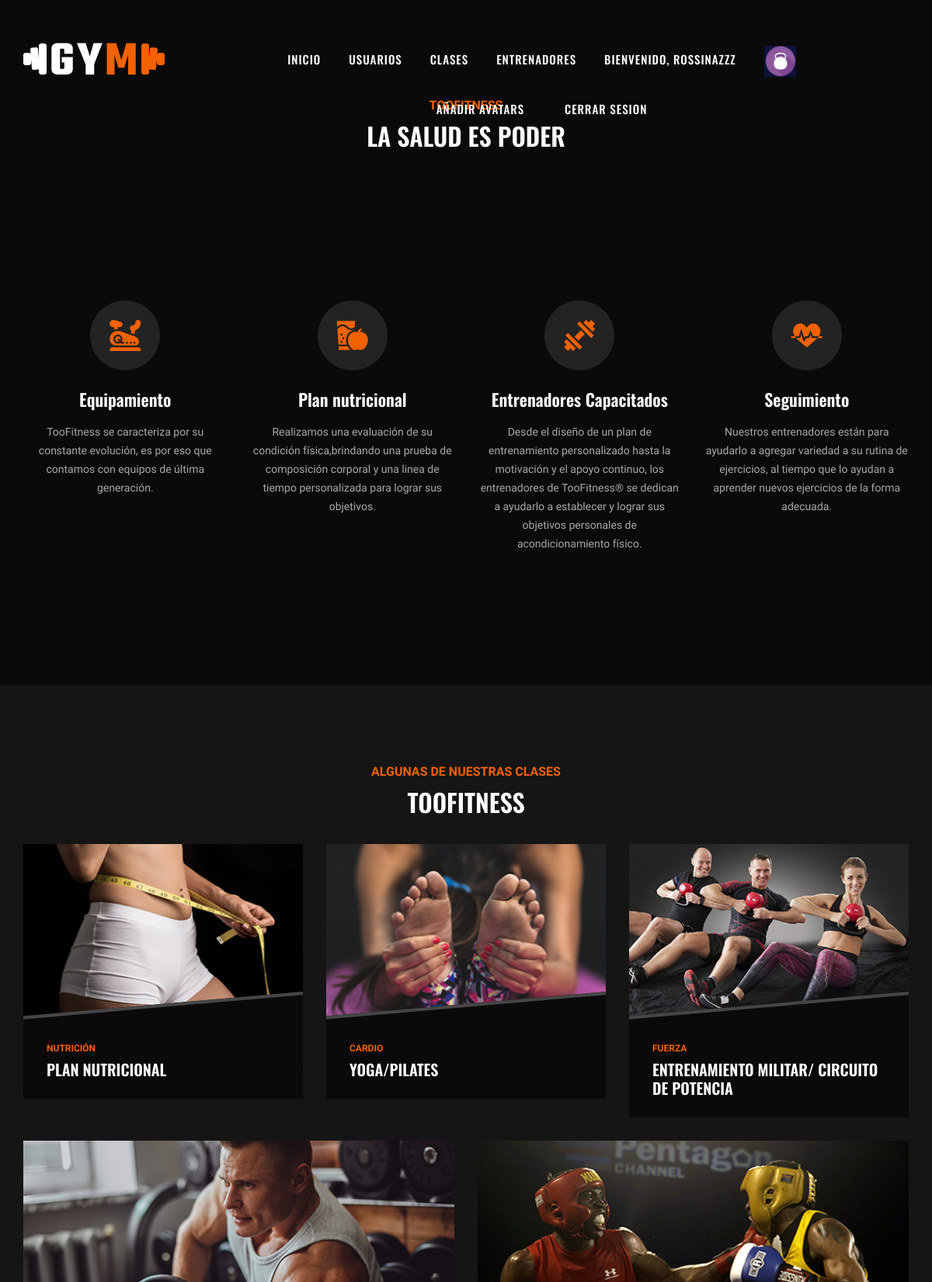
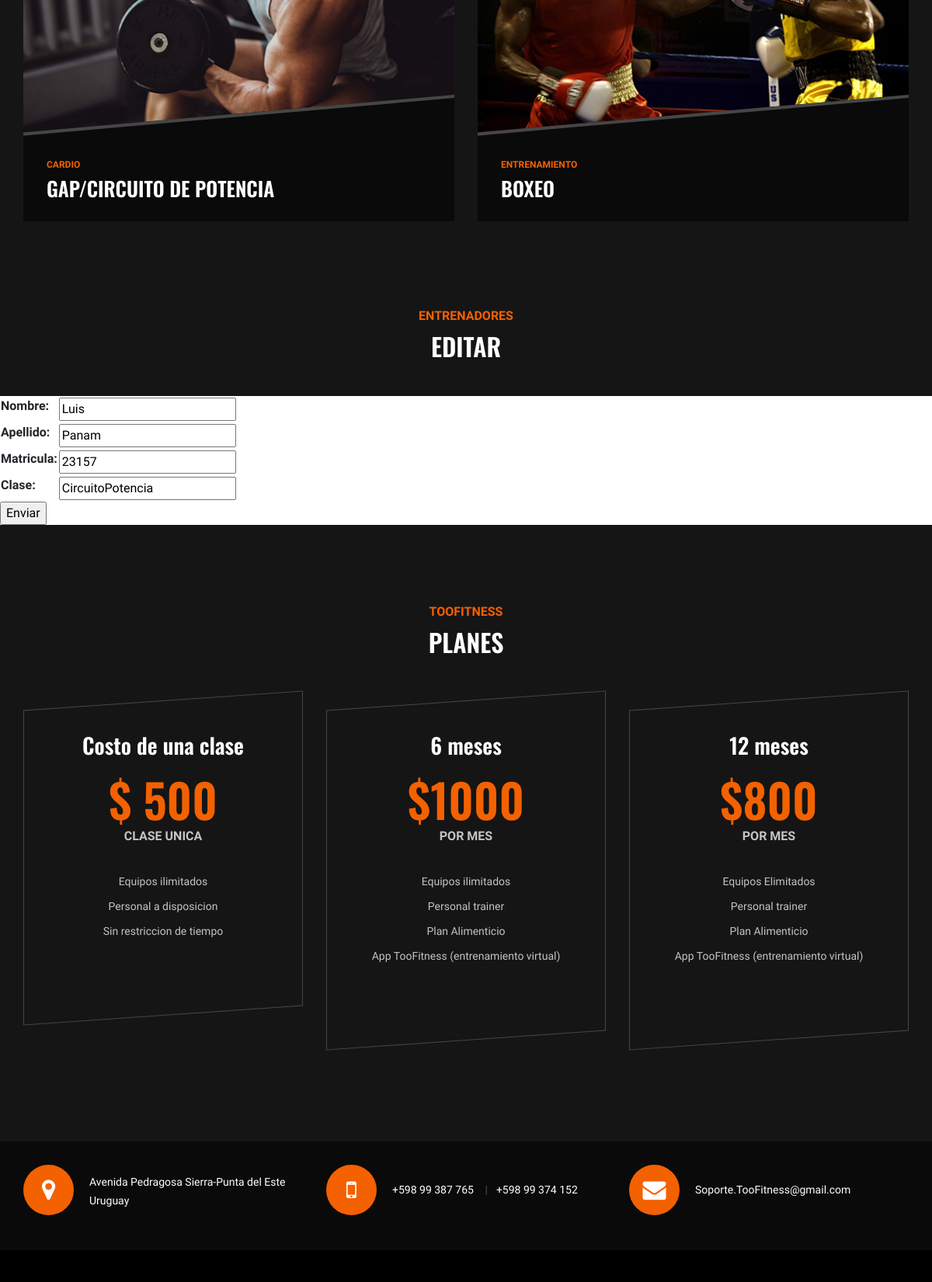
The app's page /FinalGym/editarentrenador/Luis (signed in, upper part) with its own data (2 pictures, top to bottom).
### FinalGym/models.py (models this page shows, shortened)
class Avatar(models.Model):
    user = models.ForeignKey(User, on_delete=models.CASCADE)
    imagen= models.ImageField(upload_to = 'avatares', null=True, blank=True)
    class Meta:
        verbose_name = 'Avatar'
        verbose_name_plural = 'Avatares'

class Entrenador(models.Model):
    nombre=models.CharField(max_length=30)
    apellido=models.CharField(max_length=30)
    matricula=models.IntegerField()
    clase=models.CharField(max_length=30, default="")
    class Meta:
        verbose_name = "Entrenador"
        verbose_name_plural = "Entrenadores"

### FinalGym/views.py (the view)
# urls.py: path("editarentrenador/<entrenador_nombre>", views.editarEntrenadores, name="EditarEntrenador"),
@login_required
def editarEntrenadores(request, entrenador_nombre):
    entrenador= Entrenador.objects.get(nombre=entrenador_nombre)
    if request.method == "POST":
        miFormulario= EntrenadorFormulario(request.POST)
        if miFormulario.is_valid():
            informacion= miFormulario.cleaned_data
            entrenador.nombre = informacion['nombre']
            entrenador.apellido = informacion['apellido']
            entrenador.matricula = informacion['matricula']
            entrenador.clase = informacion['clase']
            entrenador.save()
            return render(request, "FinalGym/inicio.html")
    else:
        miFormulario = EntrenadorFormulario(initial={'nombre':entrenador.nombre, 'apellido':entrenador.apellido, 'matricula':entrenador.matricula, 'clase':entrenador.clase})
    return render(request, "FinalGym/editarEntrenador.html", {'miFormulario':miFormulario, 'entrenador_nombre':entrenador_nombre})

### FinalGym/forms.py
class EntrenadorFormulario(forms.Form):
    nombre= forms.CharField()
    apellido=forms.CharField()
    matricula= forms.IntegerField()
    clase= forms.CharField()

### FinalGym/templates/FinalGym/editarEntrenador.html (shortened to what this page needs)
{% extends "FinalGym/padre.html" %}
{% load static %}
{% block contenidoModificable %}
<section class="team-section">
    <div class="container">
        <div class="row">
            <div class="col-lg-12">
                <div class="team">
                    <div class="section-title">
                        <span>Entrenadores</span>
                        <h2>Editar</h2>
                    </div>
            </div>
        </div>
</section>
<form action="" method="POST"> {% csrf_token %}
    <table>
        {{ miFormulario.as_table }}
    </table>
    <input type="submit" value="Enviar" >
</form>
{% endblock %}

### FinalGym/templates/FinalGym/padre.html (shortened to what this page needs)
{% load static %}
<!DOCTYPE html>
<html lang="zxx">
<head>
    <link rel="stylesheet" href="{% static 'FinalGym/css/bootstrap.min.css' %}" type="text/css">
    <link rel="stylesheet" href="{% static 'FinalGym/css/font-awesome.min.css' %}" type="text/css">
    <link rel="stylesheet" href="{% static 'FinalGym/css/flaticon.css' %}" type="text/css">
    <link rel="stylesheet" href="{% static 'FinalGym/css/owl.carousel.min.css' %}" type="text/css">
    <link rel="stylesheet" href="{% static 'FinalGym/css/barfiller.css' %}" type="text/css">
    <link rel="stylesheet" href="{% static 'FinalGym/css/magnific-popup.css' %}" type="text/css">
    <link rel="stylesheet" href="{% static 'FinalGym/css/slicknav.min.css' %}" type="text/css">
    <link rel="stylesheet" href="{% static 'FinalGym/css/style.css' %}" type="text/css">
</head>
    <header class="header-section">
        <div class="container-fluid">
            <div class="row">
                <div class="col-lg-3">
                    <div class="logo">
                            <img src="{% static 'FinalGym/img/logo.png' %}">
                    </div>
                </div>
                <div class="col-lg-8">
                    <nav class="nav-menu">
                        <ul>
                            <li><a href="{% url 'Inicio' %}">Inicio</a></li>
                            <li><a href="{% url 'ListUsuario' %}">Usuarios</a></li>
                            <li><a href="{% url 'ListClases' %}">Clases</a></li>
                            <li><a href="{% url 'ListaEntrenadores' %}">Entrenadores</a></li>
                            {% if user.is_authenticated %}
                            <li><a>Bienvenido, {{user.username}}</a></li>
                            {% with first_image=user.avatar_set.first %}
                                {% if first_image %}
                                     <a href="{{ first_image.imagen.url }}" target="_blank">
                                    <img src="{{ first_image.imagen.url }}" height="40px">
                                 {% endif %}
                            {% endwith %}
                             <li><a class="navbar-brand" href="{% url 'Subir Avatar' %}">Añadir Avatars</a></li>
                             <li><a href="{% url 'Logout' %}">Cerrar Sesion</a></li>
                            {% endif %}
    </header>
    <section class="choseus-section spad">
        <div class="container">
            <div class="row">
                <div class="col-lg-12">
                    <div class="section-title">
                        <br>
                        <span>TooFitness</span>
                        <h2>LA SALUD ES PODER</h2>
                    </div>
                </div>
            </div>
            <br>
            <br>
            <section class="choseus-section spad">
            <div class="row">
                <div class="col-lg-3 col-sm-5">
                    <div class="cs-item">
                        <span class="flaticon-034-stationary-bike"></span>
                        <h4>Equipamiento</h4>
                        <p>TooFitness se caracteriza por su constante evolución, es por eso que contamos con equipos de última generación. </p>
                    </div>
                </div>
                <div class="col-lg-3 col-sm-5">
                    <div class="cs-item">
                        <span class="flaticon-033-juice"></span>
                        <h4>Plan nutricional</h4>
                        <p>Realizamos una evaluación de su condición física,brindando una prueba de composición corporal y una linea de tiempo personalizada para lograr sus objetivos.</p>
                    </div>
                </div>
                <div class="col-lg-3 col-sm-6">
                    <div class="cs-item">
                        <span class="flaticon-002-dumbell"></span>
                        <h4>Entrenadores Capacitados</h4>
                        <p>Desde el diseño de un plan de entrenamiento personalizado hasta la motivación y el apoyo continuo, los entrenadores de TooFitness® se dedican a ayudarlo a establecer y lograr sus objetivos personales de acondicionamiento físico.</p>
                    </div>
                </div>
                <div class="col-lg-3 col-sm-6">
                    <div class="cs-item">
                        <span class="flaticon-014-heart-beat"></span>
                        <h4>Seguimiento</h4>
                        <p>Nuestros entrenadores están para ayudarlo a agregar variedad a su rutina de ejercicios, al tiempo que lo ayudan a aprender nuevos ejercicios de la forma adecuada.</p>
                    </div>
                </div>
            </div>
        </div>
    </section>
    <section class="classes-section spad">
        <div class="container">
            <div class="row">
                <div class="col-lg-12">
                    <div class="section-title">
                        <span>Algunas de nuestras clases</span>
                        <h2>TooFitness</h2>
                    </div>
                </div>
            </div>
            <div class="row">
                <div class="col-lg-4 col-md-6">
                    <div class="class-item">
                        <div class="ci-pic">
                            <img src="{% static 'FinalGym/img/classes/class-1.jpg' %}" alt="">
                        </div>
                        <div class="ci-text">
                            <span>Nutrición</span>
                            <h5>Plan nutricional</h5>
                        </div>
                    </div>
                </div>
                <div class="col-lg-4 col-md-6">
                    <div class="class-item">
                        <div class="ci-pic">
                            <img src="{% static 'FinalGym/img/classes/class-2.jpg' %}" alt="">
                        </div>
                        <div class="ci-text">
                            <span>Cardio</span>
                            <h5>Yoga/Pilates</h5>
                        </div>
                    </div>
                </div>
                <div class="col-lg-4 col-md-6">
                    <div class="class-item">
                        <div class="ci-pic">
                            <img src="{% static 'FinalGym/img/classes/class-3.jpg' %}" alt="">
                        </div>
                        <div class="ci-text">
                            <span>FUERZA</span>
                            <h5>Entrenamiento Militar/ Circuito de Potencia</h5>
                        </div>
                    </div>
                </div>
                <div class="col-lg-6 col-md-6">
                    <div class="class-item">
                        <div class="ci-pic">
                            <img src="{% static 'FinalGym/img/classes/class-4.jpg' %}" alt="">
                        </div>
                        <div class="ci-text">
                            <span>Cardio</span>
                            <h4>GAP/Circuito de Potencia</h4>
                        </div>
                    </div>
                </div>
                <div class="col-lg-6">
                    <div class="class-item">
                        <div class="ci-pic">
                            <img src="{% static 'FinalGym/img/classes/class-5.jpg' %}" alt="">
                        </div>
                        <div class="ci-text">
                            <span>Entrenamiento</span>
                            <h4>Boxeo</h4>
                        </div>
                    </div>
                </div>
            </div>
        </div>
    </section>
    {% block contenidoModificable %}
    {% endblock %}
    <section class="pricing-section spad">
        <div class="container">
            <div class="row">
                <div class="col-lg-12">
                    <div class="section-title">
                        <span>TooFitness</span>
                        <h2>Planes</h2>
                    </div>
                </div>
            </div>
            <div class="row justify-content-center">
                <div class="col-lg-4 col-md-8">
                    <div class="ps-item">
                        <h3>Costo de una clase</h3>
                        <div class="pi-price">
                            <h2>$ 500</h2>
                            <span>CLASE UNICA</span>
                        </div>
                        <ul>
                            <li>Equipos ilimitados</li>
                            <li>Personal a disposicion</li>
                            <li>Sin restriccion de tiempo</li>
                        </ul>
                    </div>
                </div>
                <div class="col-lg-4 col-md-8">
                    <div class="ps-item">
                        <h3>6 meses</h3>
                        <div class="pi-price">
                            <h2>$1000</h2>
                            <span>por mes</span>
                        </div>
                        <ul>
                            <li>Equipos ilimitados</li>
                            <li>Personal trainer</li>
                            <li>Plan Alimenticio</li>
                            <li>App TooFitness (entrenamiento virtual)</li>
                        </ul>
                    </div>
                </div>
                <div class="col-lg-4 col-md-8">
                    <div class="ps-item">
                        <h3>12 meses </h3>
                        <div class="pi-price">
                            <h2>$800</h2>
                            <span>por mes</span>
                        </div>
                        <ul>
                            <li>Equipos Elimitados</li>
                            <li>Personal trainer</li>
                            <li>Plan Alimenticio</li>
                            <li>App TooFitness (entrenamiento virtual) </li>
                        </ul>
                    </div>
                </div>
            </div>
        </div>
    </section>
    <div class="gettouch-section">
        <div class="container">
            <div class="row">
                <div class="col-md-4">
                    <div class="gt-text">
                        <i class="fa fa-map-marker"></i>
                        <p>Avenida Pedragosa Sierra-Punta del Este<br/> Uruguay</p>
                    </div>
                </div>
                <div class="col-md-4">
                    <div class="gt-text">
                        <i class="fa fa-mobile"></i>
                        <ul>
                            <li>+598 99 387 765</li>
                            <li>+598 99 374 152</li>
                        </ul>
                    </div>
                </div>
                <div class="col-md-4">
                    <div class="gt-text email">
                        <i class="fa fa-envelope"></i>
                        <p>Soporte.TooFitness@gmail.com</p>
                    </div>
                </div>
            </div>
        </div>
    </div>
    <section class="footer-section">
    </section>
</body>
</html>

### records on screen
Avatar: imagen (picture)
Entrenador: nombre "Luis", apellido "Panam", matricula "23157", clase "CircuitoPotencia"

### other values on screen
{{ user.username }} "ROSSINAZZZ"
